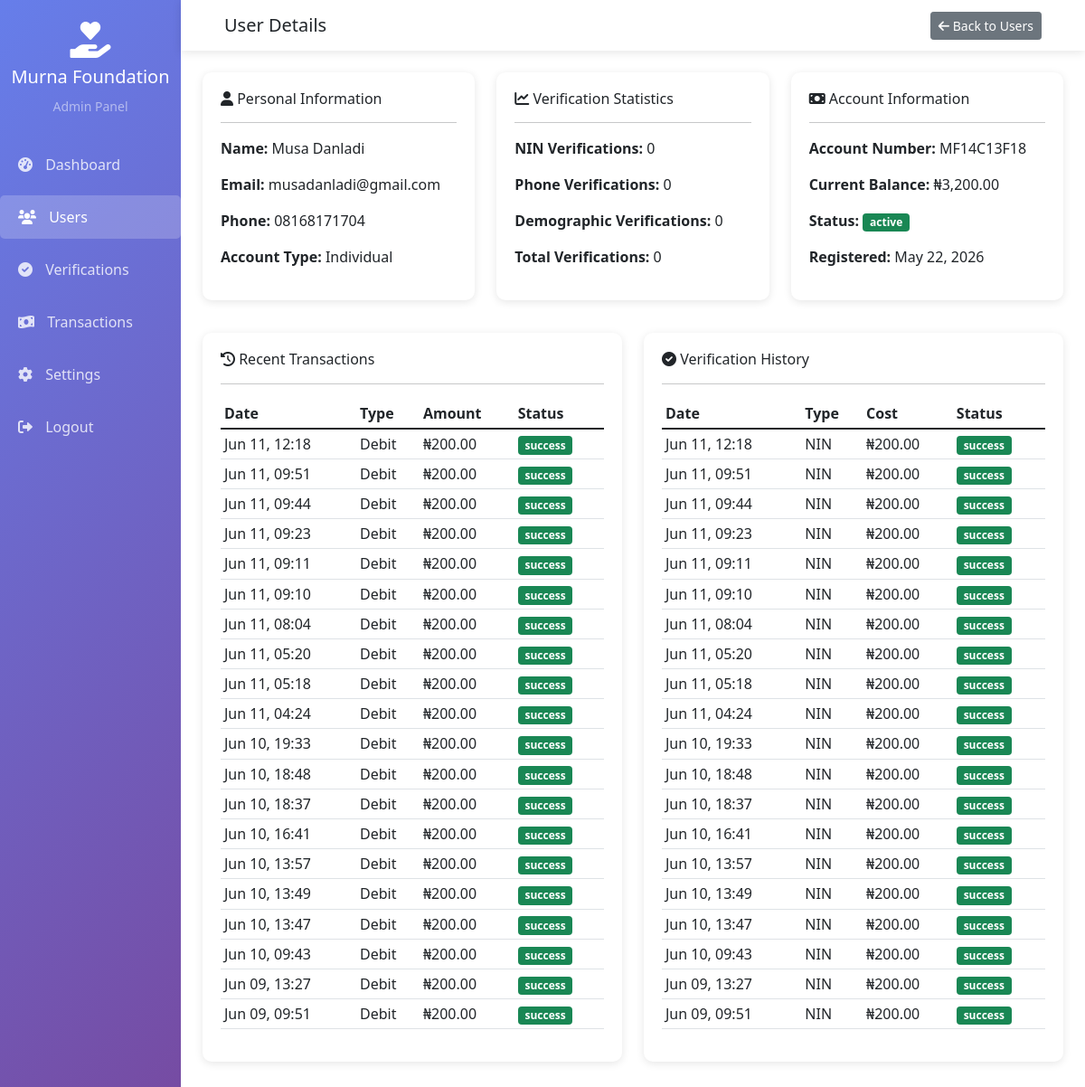
Page /users_details.php?id=2 (signed in) on the committed database.
### tables this page shows
CREATE TABLE `accounts` (
  `id` int(11) NOT NULL,
  `user_id` int(11) NOT NULL,
  `account_number` varchar(20) NOT NULL,
  `balance` decimal(15,2) DEFAULT 0.00,
  `created_at` timestamp NOT NULL DEFAULT current_timestamp()
);

CREATE TABLE `users` (
  `id` int(11) NOT NULL,
  `account_type` enum('individual','corporate') NOT NULL,
  `full_name` varchar(255) DEFAULT NULL,
  `org_name` varchar(255) DEFAULT NULL,
  `email` varchar(255) NOT NULL,
  `phone` varchar(20) DEFAULT NULL,
  `password` varchar(255) NOT NULL,
  `nin_input` varchar(20) NOT NULL,
  `rc_number` varchar(100) DEFAULT NULL,
  `org_address` text DEFAULT NULL,
  `org_state` varchar(100) DEFAULT NULL,
  `contact_person` varchar(255) DEFAULT NULL,
  `contact_phone` varchar(20) DEFAULT NULL,
  `is_verified` tinyint(4) DEFAULT 0,
  `status` enum('active','suspended') DEFAULT 'active',
  `created_at` timestamp NOT NULL DEFAULT current_timestamp(),
  `nin_verifications` int(11) DEFAULT 0,
  `phone_verifications` int(11) DEFAULT 0,
  `demographic_verifications` int(11) DEFAULT 0,
  `email_verified` tinyint(1) DEFAULT 0,
  `verification_token` varchar(255) DEFAULT NULL,
  `token_expires_at` datetime DEFAULT NULL
);

CREATE TABLE `transactions` (
  `id` int(11) NOT NULL,
  `user_id` int(11) NOT NULL,
  `type` enum('credit','debit') NOT NULL,
  `amount` decimal(15,2) NOT NULL,
  `reference` varchar(100) NOT NULL,
  `method` enum('paystack','bank_transfer') NOT NULL,
  `status` enum('pending','success','failed') DEFAULT 'pending',
  `description` text DEFAULT NULL,
  `created_at` timestamp NOT NULL DEFAULT current_timestamp()
);

CREATE TABLE `verification_logs` (
  `id` int(11) NOT NULL,
  `user_id` int(11) NOT NULL,
  `verification_type` enum('nin','phone','demographic') NOT NULL,
  `query_input` text DEFAULT NULL,
  `response_data` longtext DEFAULT NULL,
  `cost` decimal(10,2) DEFAULT 100.00,
  `status` enum('success','failed','not_found') DEFAULT 'success',
  `created_at` timestamp NOT NULL DEFAULT current_timestamp()
);

### users_details.php (the view, shortened to what this page needs)
<?php
$user_id = (int)$_GET['id'];
$conn = getDBConnection();
$stmt = $conn->prepare("
    SELECT u.*, a.account_number, a.balance
    FROM users u
    LEFT JOIN accounts a ON u.id = a.user_id
    WHERE u.id = ?
");
$stmt->bind_param("i", $user_id);
$stmt->execute();
$user = $stmt->get_result()->fetch_assoc();
$transactions = $conn->prepare("
    SELECT * FROM transactions
    WHERE user_id = ?
    ORDER BY created_at DESC
    LIMIT 20
");
$transactions->bind_param("i", $user_id);
$transactions->execute();
$transactions_result = $transactions->get_result();
$verifications = $conn->prepare("
    SELECT * FROM verification_logs
    WHERE user_id = ?
    ORDER BY created_at DESC
    LIMIT 20
");
$verifications->bind_param("i", $user_id);
$verifications->execute();
$verifications_result = $verifications->get_result();
?>
<!DOCTYPE html>
<html lang="en">
<head>
    <link href="https://cdn.jsdelivr.net/npm/bootstrap@5.1.3/dist/css/bootstrap.min.css" rel="stylesheet">
    <link href="https://cdnjs.cloudflare.com/ajax/libs/font-awesome/6.0.0/css/all.min.css" rel="stylesheet">
</head>
<body>
    <div class="container-fluid">
        <div class="row">
            <div class="col-md-2 p-0 sidebar">
                <div class="text-center py-4">
                    <i class="fas fa-hand-holding-heart" style="font-size: 40px; color: white;"></i>
                    <h5 class="text-white mt-2">Murna Foundation</h5>
                    <small class="text-white-50">Admin Panel</small>
                </div>
                <nav class="nav flex-column">
                    <a class="nav-link" href="dashboard.php"><i class="fas fa-tachometer-alt"></i> Dashboard</a>
                    <a class="nav-link active" href="users.php"><i class="fas fa-users"></i> Users</a>
                    <a class="nav-link" href="verifications.php"><i class="fas fa-check-circle"></i> Verifications</a>
                    <a class="nav-link" href="transactions.php"><i class="fas fa-money-bill-wave"></i> Transactions</a>
                    <a class="nav-link" href="settings.php"><i class="fas fa-cog"></i> Settings</a>
                    <a class="nav-link" href="logout.php"><i class="fas fa-sign-out-alt"></i> Logout</a>
                </nav>
            </div>
            <div class="col-md-10 p-0">
                <nav class="navbar navbar-top navbar-expand-lg px-4">
                    <div class="container-fluid">
                        <span class="navbar-brand">User Details</span>
                        <div class="ms-auto">
                            <a href="users.php" class="btn btn-sm btn-secondary">
                                <i class="fas fa-arrow-left"></i> Back to Users
                            </a>
                        </div>
                    </div>
                </nav>
                <div class="p-4">
                    <div class="row">
                        <div class="col-md-4">
                            <div class="info-card">
                                <h6><i class="fas fa-user"></i> Personal Information</h6>
                                <hr>
                                <p><strong>Name:</strong> <?php echo htmlspecialchars($user['full_name'] ?? $user['org_name']); ?></p>
                                <p><strong>Email:</strong> <?php echo htmlspecialchars($user['email']); ?></p>
                                <p><strong>Phone:</strong> <?php echo htmlspecialchars($user['phone']); ?></p>
                                <p><strong>Account Type:</strong> <?php echo ucfirst($user['account_type']); ?></p>
                            </div>
                        </div>
                        <div class="col-md-4">
                            <div class="info-card">
                                <h6><i class="fas fa-chart-line"></i> Verification Statistics</h6>
                                <hr>
                                <p><strong>NIN Verifications:</strong> <?php echo $user['nin_verifications'] ?? 0; ?></p>
                                <p><strong>Phone Verifications:</strong> <?php echo $user['phone_verifications'] ?? 0; ?></p>
                                <p><strong>Demographic Verifications:</strong> <?php echo $user['demographic_verifications'] ?? 0; ?></p>
                                <p><strong>Total Verifications:</strong> <?php echo ($user['nin_verifications'] ?? 0) + ($user['phone_verifications'] ?? 0) + ($user['demographic_verifications'] ?? 0); ?></p>
                            </div>
                        </div>
                        <div class="col-md-4">
                            <div class="info-card">
                                <h6><i class="fas fa-money-bill"></i> Account Information</h6>
                                <hr>
                                <p><strong>Account Number:</strong> <?php echo $user['account_number']; ?></p>
                                <p><strong>Current Balance:</strong> ₦<?php echo number_format($user['balance'] ?? 0, 2); ?></p>
                                <p><strong>Status:</strong>
                                    <span class="badge bg-<?php echo $user['status'] == 'active' ? 'success' : 'danger'; ?>">
                                        <?php echo $user['status']; ?>
                                    </span>
                                </p>
                                <p><strong>Registered:</strong> <?php echo date('F d, Y', strtotime($user['created_at'])); ?></p>
                            </div>
                        </div>
                    </div>
                    <div class="row mt-3">
                        <div class="col-md-6">
                            <div class="info-card">
                                <h6><i class="fas fa-history"></i> Recent Transactions</h6>
                                <hr>
                                <div class="table-responsive">
                                    <table class="table table-sm">
                                        <thead>
                                            <tr><th>Date</th><th>Type</th><th>Amount</th><th>Status</th></tr>
                                        </thead>
                                        <tbody>
                                            <?php while($trans = $transactions_result->fetch_assoc()): ?>
                                            <tr>
                                                <td><?php echo date('M d, H:i', strtotime($trans['created_at'])); ?></td>
                                                <td><?php echo ucfirst($trans['type']); ?></td>
                                                <td>₦<?php echo number_format($trans['amount'], 2); ?></td>
                                                <td><span class="badge bg-<?php echo $trans['status'] == 'success' ? 'success' : 'warning'; ?>"><?php echo $trans['status']; ?></span></td>
                                            </tr>
                                            <?php endwhile; ?>
                                        </tbody>
                                    </table>
                                </div>
                            </div>
                        </div>
                        <div class="col-md-6">
                            <div class="info-card">
                                <h6><i class="fas fa-check-circle"></i> Verification History</h6>
                                <hr>
                                <div class="table-responsive">
                                    <table class="table table-sm">
                                        <thead>
                                            <tr><th>Date</th><th>Type</th><th>Cost</th><th>Status</th></tr>
                                        </thead>
                                        <tbody>
                                            <?php while($verif = $verifications_result->fetch_assoc()): ?>
                                            <tr>
                                                <td><?php echo date('M d, H:i', strtotime($verif['created_at'])); ?></td>
                                                <td><?php echo strtoupper($verif['verification_type']); ?></td>
                                                <td>₦<?php echo number_format($verif['cost'], 2); ?></td>
                                                <td><span class="badge bg-<?php echo $verif['status'] == 'success' ? 'success' : 'danger'; ?>"><?php echo $verif['status']; ?></span></td>
                                            </tr>
                                            <?php endwhile; ?>
                                        </tbody>
                                    </table>
                                </div>
                            </div>
                        </div>
                    </div>
                </div>
            </div>
        </div>
    </div>
</body>
</html>

### users_details.php (style rules this page uses)
.sidebar { min-height: 100vh; background: linear-gradient(135deg, #667eea 0%, #764ba2 100%); }
.sidebar .nav-link { color: rgba(255,255,255,0.8); padding: 12px 20px; margin: 5px 0; border-radius: 5px; }
.sidebar .nav-link:hover, .sidebar .nav-link.active { background: rgba(255,255,255,0.2); color: white; }
.sidebar .nav-link i { margin-right: 10px; }
.navbar-top { background: white; box-shadow: 0 2px 10px rgba(0,0,0,0.1); }
.info-card { background: white; border-radius: 10px; padding: 20px; box-shadow: 0 2px 10px rgba(0,0,0,0.1); margin-bottom: 20px; }

### rows in the picture
accounts: user.full_name "Musa Danladi", user.email "musadanladi@gmail.com", user.phone "08168171704", user.account_type "Individual", user.nin_verifications "0", user.phone_verifications "0", user.demographic_verifications "0", account_number "MF14C13F18", balance "3,200.00", user.status "active", user.created_at "May 22, 2026"
transactions: created_at "Jun 11, 12:18", type "Debit", amount "200.00", status "success"
transactions: created_at "Jun 11, 09:51", type "Debit", amount "200.00", status "success"
transactions: created_at "Jun 11, 09:44", type "Debit", amount "200.00", status "success"
transactions: created_at "Jun 11, 09:23", type "Debit", amount "200.00", status "success"
transactions: created_at "Jun 11, 09:11", type "Debit", amount "200.00", status "success"
transactions: created_at "Jun 11, 09:10", type "Debit", amount "200.00", status "success"
transactions: created_at "Jun 11, 08:04", type "Debit", amount "200.00", status "success"
transactions: created_at "Jun 11, 05:20", type "Debit", amount "200.00", status "success"
transactions: created_at "Jun 11, 05:18", type "Debit", amount "200.00", status "success"
transactions: created_at "Jun 11, 04:24", type "Debit", amount "200.00", status "success"
transactions: created_at "Jun 10, 19:33", type "Debit", amount "200.00", status "success"
transactions: created_at "Jun 10, 18:48", type "Debit", amount "200.00", status "success"
transactions: created_at "Jun 10, 18:37", type "Debit", amount "200.00", status "success"
transactions: created_at "Jun 10, 16:41", type "Debit", amount "200.00", status "success"
transactions: created_at "Jun 10, 13:57", type "Debit", amount "200.00", status "success"
transactions: created_at "Jun 10, 13:49", type "Debit", amount "200.00", status "success"
transactions: created_at "Jun 10, 13:47", type "Debit", amount "200.00", status "success"
transactions: created_at "Jun 10, 09:43", type "Debit", amount "200.00", status "success"
transactions: created_at "Jun 09, 13:27", type "Debit", amount "200.00", status "success"
transactions: created_at "Jun 09, 09:51", type "Debit", amount "200.00", status "success"
verification_logs: created_at "Jun 11, 12:18", verification_type "NIN", cost "200.00", status "success"
verification_logs: created_at "Jun 11, 09:51", verification_type "NIN", cost "200.00", status "success"
verification_logs: created_at "Jun 11, 09:44", verification_type "NIN", cost "200.00", status "success"
verification_logs: created_at "Jun 11, 09:23", verification_type "NIN", cost "200.00", status "success"
verification_logs: created_at "Jun 11, 09:11", verification_type "NIN", cost "200.00", status "success"
verification_logs: created_at "Jun 11, 09:10", verification_type "NIN", cost "200.00", status "success"
verification_logs: created_at "Jun 11, 08:04", verification_type "NIN", cost "200.00", status "success"
verification_logs: created_at "Jun 11, 05:20", verification_type "NIN", cost "200.00", status "success"
verification_logs: created_at "Jun 11, 05:18", verification_type "NIN", cost "200.00", status "success"
verification_logs: created_at "Jun 11, 04:24", verification_type "NIN", cost "200.00", status "success"
verification_logs: created_at "Jun 10, 19:33", verification_type "NIN", cost "200.00", status "success"
verification_logs: created_at "Jun 10, 18:48", verification_type "NIN", cost "200.00", status "success"
verification_logs: created_at "Jun 10, 18:37", verification_type "NIN", cost "200.00", status "success"
verification_logs: created_at "Jun 10, 16:41", verification_type "NIN", cost "200.00", status "success"
verification_logs: created_at "Jun 10, 13:57", verification_type "NIN", cost "200.00", status "success"
verification_logs: created_at "Jun 10, 13:49", verification_type "NIN", cost "200.00", status "success"
verification_logs: created_at "Jun 10, 13:47", verification_type "NIN", cost "200.00", status "success"
verification_logs: created_at "Jun 10, 09:43", verification_type "NIN", cost "200.00", status "success"
verification_logs: created_at "Jun 09, 13:27", verification_type "NIN", cost "200.00", status "success"
verification_logs: created_at "Jun 09, 09:51", verification_type "NIN", cost "200.00", status "success"
